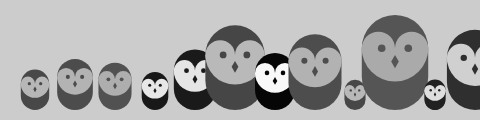
Frame 1 (no input)
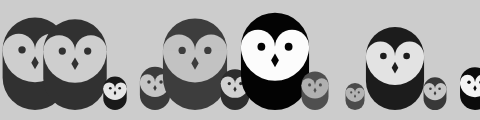
Frame 60 (no input)
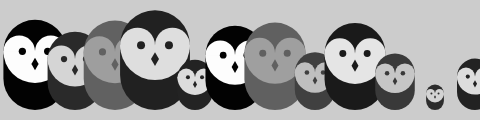
Frame 120 (the mouse pressed at the canvas centre since frame 60)

The p5.js sketch that drew these frames (run headless with seeded random() and noise() and a simulated clock; from frame 60 on, the mouse is pressed at the canvas centre):

// p5.js sketch
// ── sketch.js
function setup() {
  createCanvas(480, 120);
}

function draw() {
  background(204);
  // randomSeed(0);
  for (let i = 35; i < width + 40; i += 40) {
    let gray = int(random(0, 102));
    let scalar = random(0.25, 1.0);
    owl(i, 110, gray, scalar);
  }
}

function owl(x, y, g, s) {
  push();
  translate(x, y);
  scale(s);  // Set the scale
  stroke(g); // Set the gray value
  strokeWeight(70);
  line(0, -35, 0, -65); // Body
  noStroke();
  fill(255-g);
  ellipse(-17.5, -65, 35, 35); // Left eye dome
  ellipse(17.5, -65, 35, 35);  // Right eye dome
  arc(0, -65, 70, 70, 0, PI);  // Chin
  fill(g);
  ellipse(-14, -65, 8, 8);  // Left eye
  ellipse(14, -65, 8, 8);   // Right eye
  quad(0, -58, 4, -51, 0, -44, -4, -51); // Beak
  pop();
}

// https://editor.p5js.org/jht1493/sketches/45Cv8Gi4i
// Ex_09_07 Owls of Different Sizes

// https://github.com/lmccart/gswp5.js-code/blob/master/09_Functions/Ex_09_07.js
